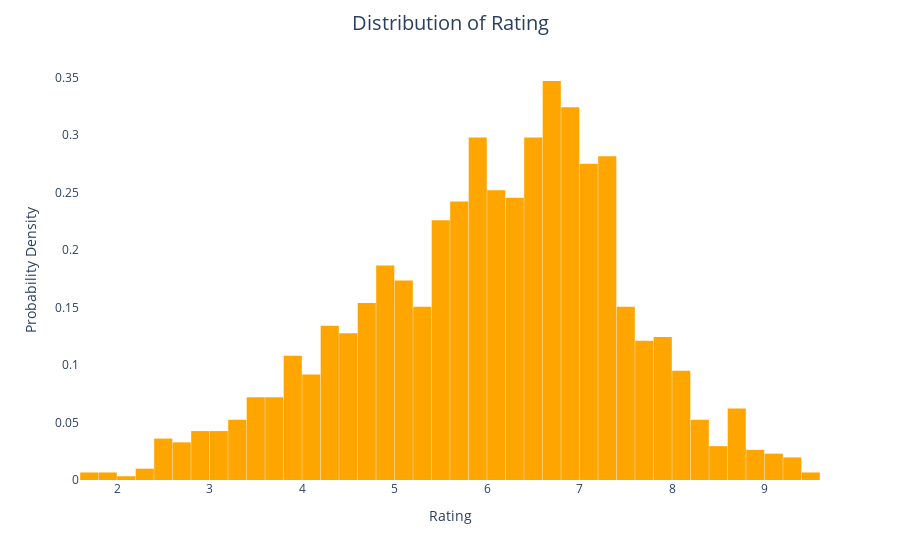

The notebook cell saved with this chart:
### Code cell
fig_rating = px.histogram(data, x = 'Rating', histnorm='probability density', nbins = 40, color_discrete_sequence = colors)
fig_rating.update_traces(selector=dict(type='histogram'))
fig_rating.update_layout(title='Distribution of Rating', title_x=0.5, title_pad=dict(t=20), title_font=dict(size=20), xaxis_title='Rating', yaxis_title='Probability Density', xaxis=dict(showgrid=False), yaxis=dict(showgrid=False), bargap=0.02, plot_bgcolor = 'white')
fig_rating.show()

### Figure 1 — Plotly figure (JSON) as saved in the notebook; plotly's stock layout.template omitted (floating-point values rounded to 4 significant figures; data arrays with more than 128 entries replaced by an {"elided": "..."} marker saying what was removed)
{"data": [{"alignmentgroup": "True", "bingroup": "x", "histnorm": "probability density", "hovertemplate": "Rating=%{x}<br>probability density=%{y}<extra></extra>", "legendgroup": "", "marker": {"color": "orange", "pattern": {"shape": ""}}, "name": "", "nbinsx": 40, "offsetgroup": "", "orientation": "v", "showlegend": false, "type": "histogram", "x": {"elided": "1528 float values"}, "xaxis": "x", "yaxis": "y"}], "layout": {"bargap": 0.02, "barmode": "relative", "legend": {"tracegroupgap": 0}, "margin": {"t": 60}, "plot_bgcolor": "white", "title": {"font": {"size": 20}, "pad": {"t": 20}, "text": "Distribution of Rating", "x": 0.5}, "xaxis": {"anchor": "y", "domain": [0, 1], "showgrid": false, "title": {"text": "Rating"}}, "yaxis": {"anchor": "x", "domain": [0, 1], "showgrid": false, "title": {"text": "Probability Density"}}}}
